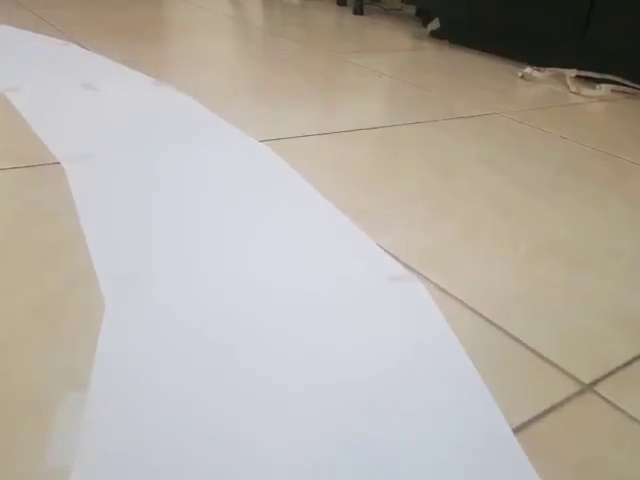
#> input picture frame 73 of lane_detect_test/vid1.mp4, 640 x 480 px
$ python test.py
#> lines starting #> are read from the running program, lines starting #| are printed output that depends on the picture; after the words box and inside, x2 and y2 are one past the last pixel; in counts of white or black regions, pixels touching at a corner belong together
import cv2
import numpy as np

def thresholding(img):
    imgHsv = cv2.cvtColor(img,cv2.COLOR_BGR2HSV)
    lowerWhite = np.array([80,0,0])
    upperWhite = np.array([255,160,255])
    maskWhite = cv2.inRange(imgHsv,lowerWhite,upperWhite)
    return maskWhite

def warpImg(img,points,w,h,inv = False):
    pts1 = np.float32(points)
    pts2 = np.float32([[0,0],[w,0],[0,h],[w,h]])
    if inv:
        matrix = cv2.getPerspectiveTransform(pts2, pts1)
    else:
        matrix = cv2.getPerspectiveTransform(pts1,pts2)
    imgWarp = cv2.warpPerspective(img,matrix,(w,h))
    return imgWarp

def nothing(a):
    pass

def initializeTrackbars(intialTracbarVals,wT=480, hT=240):
    cv2.namedWindow("Trackbars")
    cv2.resizeWindow("Trackbars", 360, 240)
    cv2.createTrackbar("Width Top", "Trackbars", intialTracbarVals[0],wT//2, nothing)
    cv2.createTrackbar("Height Top", "Trackbars", intialTracbarVals[1], hT, nothing)
    cv2.createTrackbar("Width Bottom", "Trackbars", intialTracbarVals[2],wT//2, nothing)
    cv2.createTrackbar("Height Bottom", "Trackbars", intialTracbarVals[3], hT, nothing)

def valTrackbars(wT=480, hT=240):
    widthTop = cv2.getTrackbarPos("Width Top", "Trackbars")
    heightTop = cv2.getTrackbarPos("Height Top", "Trackbars")
    widthBottom = cv2.getTrackbarPos("Width Bottom", "Trackbars")
    heightBottom = cv2.getTrackbarPos("Height Bottom", "Trackbars")
    points = np.float32([(widthTop, heightTop), (wT-widthTop, heightTop),
                      (widthBottom , heightBottom ), (wT-widthBottom, heightBottom)])
    return points

def drawPoints(img,points):
    for x in range(4):
        cv2.circle(img,(int(points[x][0]),int(points[x][1])),15,(0,0,255),cv2.FILLED)
    return img

def getHistogram(img, minPer=0.1, display=False, region=1):
    if region == 1:
        histValues = np.sum(img, axis=0)
    else:
        histValues = np.sum(img[img.shape[0] // region:, :], axis=0)

    # Get max and min intensity
    maxValue = np.max(histValues)
    minValue = minPer * maxValue

    # Get the x indices where the intensity is above the threshold
    indexArray = np.where(histValues >= minValue)
    basePoint = int(np.average(indexArray))  # This is the middle point of the lane

    # Prepare histogram image if display flag is True
    if display:
        imgHist = np.zeros((img.shape[0], img.shape[1], 3), np.uint8)
        for x, intensity in enumerate(histValues):
            # Ensure that the second coordinate (y) stays within the bounds of the image
            line_end_y = max(0, img.shape[0] - (intensity // 255 // region))
            cv2.line(imgHist, (x, img.shape[0]), (x, line_end_y), (255, 0, 255), 1)

        # Draw a circle at the base point for reference
        cv2.circle(imgHist, (basePoint, img.shape[0]), 20, (0, 255, 255), cv2.FILLED)

        return basePoint, imgHist

    return basePoint

def stackImages(scale,imgArray):
    rows = len(imgArray)
    cols = len(imgArray[0])
    rowsAvailable = isinstance(imgArray[0], list)
    width = imgArray[0][0].shape[1]
    height = imgArray[0][0].shape[0]
    if rowsAvailable:
        for x in range ( 0, rows):
            for y in range(0, cols):
                if imgArray[x][y].shape[:2] == imgArray[0][0].shape [:2]:
                    imgArray[x][y] = cv2.resize(imgArray[x][y], (0, 0), None, scale, scale)
                else:
                    imgArray[x][y] = cv2.resize(imgArray[x][y], (imgArray[0][0].shape[1], imgArray[0][0].shape[0]), None, scale, scale)
                if len(imgArray[x][y].shape) == 2: imgArray[x][y]= cv2.cvtColor( imgArray[x][y], cv2.COLOR_GRAY2BGR)
        imageBlank = np.zeros((height, width, 3), np.uint8)
        hor = [imageBlank]*rows
        hor_con = [imageBlank]*rows
        for x in range(0, rows):
            hor[x] = np.hstack(imgArray[x])
        ver = np.vstack(hor)
    else:
        for x in range(0, rows):
            if imgArray[x].shape[:2] == imgArray[0].shape[:2]:
                imgArray[x] = cv2.resize(imgArray[x], (0, 0), None, scale, scale)
            else:
                imgArray[x] = cv2.resize(imgArray[x], (imgArray[0].shape[1], imgArray[0].shape[0]), None,scale, scale)
            if len(imgArray[x].shape) == 2: imgArray[x] = cv2.cvtColor(imgArray[x], cv2.COLOR_GRAY2BGR)
        hor= np.hstack(imgArray)
        ver = hor
    return ver

def getLaneCurve(img, display):
    global lane_center

    imgCopy = img.copy()
    imgResult = img.copy()

    #### STEP 1: Thresholding the image
    imgThres = thresholding(img)

    #### STEP 2: Warp the image
    hT, wT, c = img.shape
    points = valTrackbars()
    imgWarp = warpImg(imgThres, points, wT, hT)
    imgWarpPoints = drawPoints(imgCopy, points)

    #### STEP 3: Get histogram data to determine the curve
    middlePoint, imgHist = getHistogram(imgWarp, display=True, minPer=0.5, region=4)
    curveAveragePoint, imgHist = getHistogram(imgWarp, display=True, minPer=0.9)
    curveRaw = curveAveragePoint - middlePoint

    #### STEP 4: Track and smooth the curve data
    curveList.append(curveRaw)
    if len(curveList) > avgVal:
        curveList.pop(0)
    curve = int(sum(curveList) / len(curveList))

    #### STEP 5: Display and debug information
    if display != 0:
        imgInvWarp = warpImg(imgWarp, points, wT, hT, inv=True)
        imgInvWarp = cv2.cvtColor(imgInvWarp, cv2.COLOR_GRAY2BGR)
        imgInvWarp[0:hT // 3, 0:wT] = 0, 0, 0

        imgLaneColor = np.zeros_like(img)
        imgLaneColor[:] = 0, 255, 0
        imgLaneColor = cv2.bitwise_and(imgInvWarp, imgLaneColor)

        row_y = 200  # Row of interest
        green_color = [0, 255, 0]  # Green color in BGR
        row_pixels = imgLaneColor[row_y, :, :]  # Extract the row 200 pixels (all columns, row 200)
        colored_pixels = np.where(np.all(row_pixels == green_color, axis=-1))[0]  # Find where the row pixels are equal to green color

        if len(colored_pixels) > 0:
            min_x = colored_pixels[0]  # First column with green color
            max_x = colored_pixels[-1]  # Last column with green color
            lane_center = (min_x + max_x) / 2.0  # Calculate the lane center

        else:
            print("No green pixels at row 200")

        imgResult = cv2.addWeighted(imgResult, 1, imgLaneColor, 1, 0)

        midY = 450
        cv2.line(imgResult, (wT // 2, midY), (wT // 2 + (curve * 3), midY), (255, 0, 255), 5)
        cv2.line(imgResult, ((wT // 2 + (curve * 3)), midY - 25), (wT // 2 + (curve * 3), midY + 25), (0, 255, 0), 5)
        for x in range(-30, 30):
            w = wT // 20
            cv2.line(imgResult, (w * x + int(curve // 50), midY - 10),
                     (w * x + int(curve // 50), midY + 10), (0, 0, 255), 2)

    #### NORMALIZATION: Ensure curve stays within expected range
    curve = curve / 100
    if curve > 1:
        curve = 1
    if curve < -1:
        curve = -1

    # Display the final result
    if display == 2:
        imgStacked = stackImages(0.7, ([img, imgWarpPoints, imgWarp],
                                             [imgHist, imgLaneColor, imgResult]))
        return imgStacked
    elif display == 1:
        steeringAdjustment = calculateSteeringAdjustment(curve)  # Renamed function
        offset = steeringAdjustment - lane_center

        # Display the offset text
        text = str(abs(offset)) + " Left" if offset < 0 else str(offset) + " Right"
        (text_width, text_height), baseline = cv2.getTextSize(text, cv2.FONT_ITALIC, 1.5, 3)
        x_pos = wT // 2 - text_width // 2
        cv2.putText(imgResult, text, (x_pos, 85), cv2.FONT_ITALIC, 1.5, (255, 0, 255), 3)

        # Draw the predicted vehicle position and lane center
        midY = 200  # Y-coordinate where the lane is potentially useful for calculations
        cv2.circle(imgResult, (int(steeringAdjustment), midY), 10, (0, 0, 255), -1)  # Red circle at predicted position
        cv2.circle(imgResult, (int(lane_center), midY), 10, (255, 0, 0), -1)  # Blue circle at Lane Center

        # Show the result
        cv2.imshow('Result', imgResult)

    return imgResult

# Renamed function to better reflect its role
def calculateSteeringAdjustment(curve):
    global lane_center
    # This calculation represents the optimal steering or predicted movement after compensating for the curve
    steeringAdjustment = lane_center + curve * 50  # Adjust the steering prediction based on curve
    return steeringAdjustment


curveList = []
avgVal = 10
lane_center = 120  # Center of the lane in the image (can be adjusted as per the lane position)
if __name__ == '__main__':
    cap = cv2.VideoCapture("lane_detect_test/vid1.mp4")
    initialTrackBarVals = [0, 80, 20, 255]
    initializeTrackbars(initialTrackBarVals)
    frameCounter = 0

    while True:
        frameCounter += 1
        if cap.get(cv2.CAP_PROP_FRAME_COUNT) == frameCounter:
            cap.set(cv2.CAP_PROP_POS_FRAMES, 0)
            frameCounter = 0

        success, img = cap.read()
#> img is the input picture: shape (480, 640, 3); mean B, G, R 167.4, 175.7, 181.8
        img = cv2.resize(img, (480, 240))
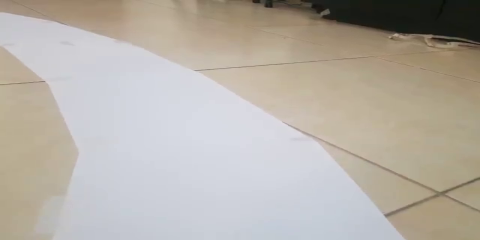
#> img: shape (240, 480, 3); mean B, G, R 167.4, 175.7, 181.9

        curve = getLaneCurve(img, 1)  # Get the curve of the lane
#> in thresholding, `imgHsv = cv2.cvtColor(img,cv2.COLOR_BGR2HSV)`: imgHsv: shape (240, 480, 3); mean H, S, V 60.4, 35.7, 186.3
#> in thresholding, `maskWhite = cv2.inRange(imgHsv,lowerWhite,upperWhite)`:
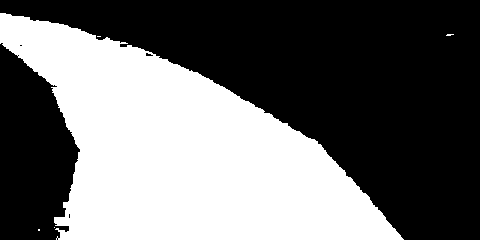
#> maskWhite: shape (240, 480); 42.3% white; 5 white regions (4 under 20 px), largest, box (x1, y1, x2, y2) and area: (0, 13, 404, 240) 48717
#> in warpImg, `imgWarp = cv2.warpPerspective(img,matrix,(w,h))`:
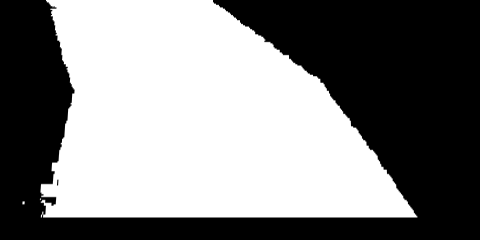
#> imgWarp: shape (240, 480); min 0, max 255, mean 131.1
#> in getHistogram, `histValues = np.sum(img[img.shape[0] // region:, :], axis=0)`: histValues = 480 values, max 40163 at index 75, min 0 at index 0, mean 25224.7
#> in getHistogram, `maxValue = np.max(histValues)`: maxValue = 40163
#> in getHistogram, `minValue = minPer * maxValue`: minValue = 20081.5
#> in getHistogram, `basePoint = int(np.average(indexArray))`: basePoint = 212
#> the loop in getHistogram, `for x, intensity in enumerate(histValues):` made 480 passes
#> (intensity, line_end_y) on passes 1 to 3: (0, 240), (0, 240), (0, 240)
#> in getHistogram, `cv2.circle(imgHist, (basePoint, img.shape[0]), 20, (0, 255, 255), cv2...`:
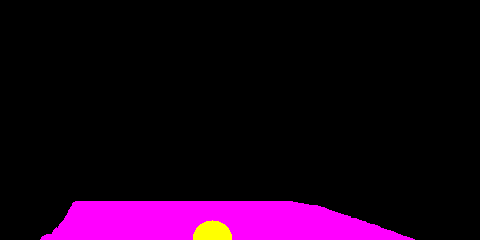
#> imgHist: shape (240, 480, 3); mean of channels 0, 1, 2 24.6, 1.3, 25.9; drawn as B, G, R
#> call 2 of getHistogram, with minPer = 0.9, display = True, region = 1
#> in getHistogram (call 2), `histValues = np.sum(img, axis=0)`: histValues = 480 values, max 55463 at index 75, min 0 at index 0, mean 31466.8
#> in getHistogram (call 2), `maxValue = np.max(histValues)`: maxValue = 55463
#> in getHistogram (call 2), `minValue = minPer * maxValue`: minValue = 49916.7
#> in getHistogram (call 2), `basePoint = int(np.average(indexArray))`: basePoint = 155
#> the loop in getHistogram (call 2), `for x, intensity in enumerate(histValues):` made 480 passes
#> in getHistogram (call 2), `cv2.circle(imgHist, (basePoint, img.shape[0]), 20, (0, 255, 255), cv2...`:
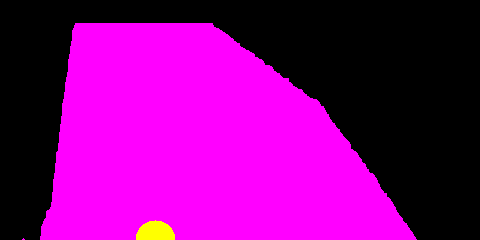
#> imgHist: shape (240, 480, 3); mean of channels 0, 1, 2 129.3, 1.3, 130.7; drawn as B, G, R
#> in getLaneCurve, `curveRaw = curveAveragePoint - middlePoint`: curveRaw = -57
#> in getLaneCurve, `imgLaneColor = cv2.bitwise_and(imgInvWarp, imgLaneColor)`:
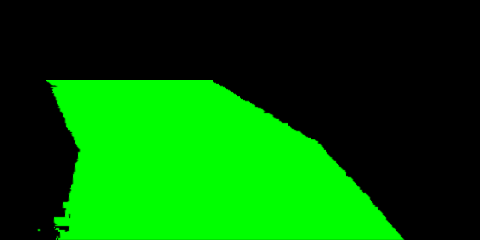
#> imgLaneColor: shape (240, 480, 3); mean B, G, R 0, 91.3, 0
#> in getLaneCurve, `row_pixels = imgLaneColor[row_y, :, :]`: row_pixels = 480 rows, first 8: [0, 0, 0], [0, 0, 0], [0, 0, 0], [0, 0, 0], [0, 0, 0], [0, 0, 0], [0, 0, 0], [0, 0, 0]
#> in getLaneCurve, `colored_pixels = np.where(np.all(row_pixels == green_color, axis=-1))[0]`: colored_pixels = 300 values from 70 to 369
#> in getLaneCurve, `min_x = colored_pixels[0]`: min_x = 70
#> in getLaneCurve, `max_x = colored_pixels[-1]`: max_x = 369
#> in getLaneCurve, `lane_center = (min_x + max_x) / 2.0`: lane_center = 219.5
#> in getLaneCurve, `curve = curve / 100`: curve = -0.57
#> in calculateSteeringAdjustment, `steeringAdjustment = lane_center + curve * 50`: steeringAdjustment = 191
#> in getLaneCurve, `offset = steeringAdjustment - lane_center`: offset = -28.5
#> in getLaneCurve, `text = str(abs(offset)) + " Left" if offset < 0 else str(offset) + " R..`: text = '28.5 Left'
#> in getLaneCurve, `(text_width, text_height), baseline = cv2.getTextSize(text, cv2.FONT_I..`: text_width = 220; text_height = 34; baseline = 15
#> in getLaneCurve, `x_pos = wT // 2 - text_width // 2`: x_pos = 130
#> in getLaneCurve, `cv2.circle(imgResult, (int(lane_center), midY), 10, (255, 0, 0), -1)`:
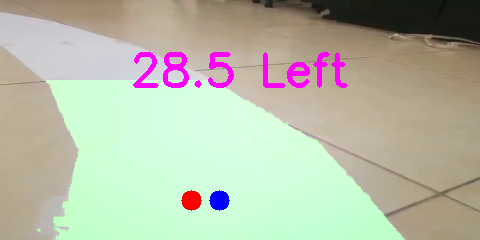
#> imgResult: shape (240, 480, 3); mean B, G, R 168.5, 186.9, 182.7

        cv2.waitKey(1)

$ run again, starting later in the video
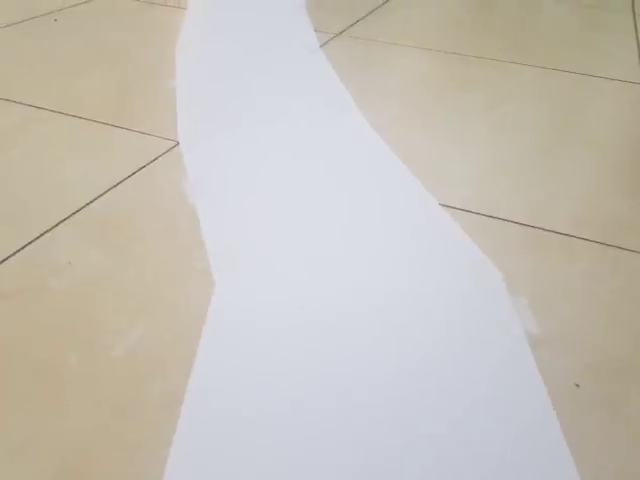
#> input picture frame 329 of lane_detect_test/vid1.mp4, 640 x 480 px
#> img is the input picture: shape (480, 640, 3); mean B, G, R 184.2, 192.9, 198.1
#> imgHsv: shape (240, 480, 3); mean H, S, V 59.1, 30.5, 202.7
#> maskWhite: shape (240, 480); 41.3% white; 1 white region, box (x1, y1, x2, y2) and area: (123, 0, 435, 240) 47612
#> in getHistogram, `histValues = np.sum(img[img.shape[0] // region:, :], axis=0)`: histValues = 480 values, max 40163 at index 159, min 0 at index 0, mean 22843.9
#> maxValue = 40163
#> minValue = 20081.5
#> basePoint = 275
#> in getHistogram (call 2), `histValues = np.sum(img, axis=0)`: histValues = 480 values, max 55463 at index 159, min 0 at index 0, mean 28799
#> maxValue = 55463
#> minValue = 49916.7
#> basePoint = 239
#> in getHistogram (call 2), `cv2.circle(imgHist, (basePoint, img.shape[0]), 20, (0, 255, 255), cv2...`:
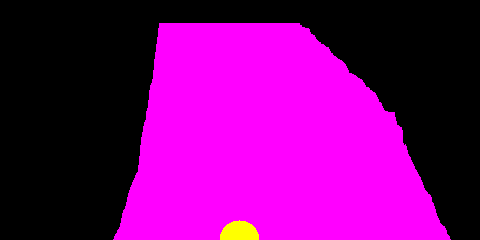
#> imgHist: shape (240, 480, 3); mean of channels 0, 1, 2 118.3, 1.3, 119.6; drawn as B, G, R
#> curveRaw = -36
#> row_pixels = 480 rows, first 8: [0, 0, 0], [0, 0, 0], [0, 0, 0], [0, 0, 0], [0, 0, 0], [0, 0, 0], [0, 0, 0], [0, 0, 0]
#> colored_pixels = 273 values from 139 to 411
#> min_x = 139
#> max_x = 411
#> lane_center = 275
#> in getLaneCurve, `curve = curve / 100`: curve = -0.36
#> in calculateSteeringAdjustment, `steeringAdjustment = lane_center + curve * 50`: steeringAdjustment = 257
#> offset = -18
#> text = '18.0 Left'
#> text_width = 220; text_height = 34; baseline = 15
#> x_pos = 130
#> in getLaneCurve, `cv2.circle(imgResult, (int(lane_center), midY), 10, (255, 0, 0), -1)`:
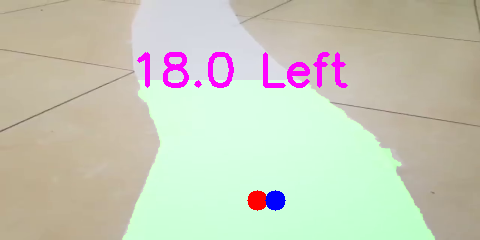
#> imgResult: shape (240, 480, 3); mean B, G, R 184.5, 201.5, 198.5

$ run again, starting later in the video
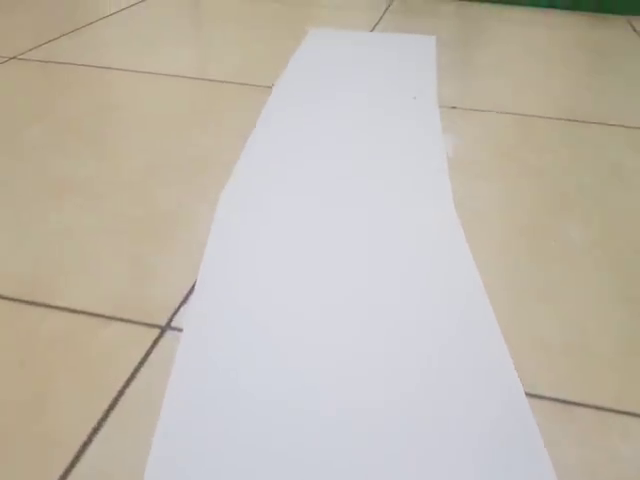
#> input picture frame 586 of lane_detect_test/vid1.mp4, 640 x 480 px
#> img is the input picture: shape (480, 640, 3); mean B, G, R 174.5, 185.8, 192.9
#> imgHsv: shape (240, 480, 3); mean H, S, V 58.2, 34.5, 196.3
#> maskWhite: shape (240, 480); 39% white; 2 white regions (1 under 20 px), largest, box (x1, y1, x2, y2) and area: (109, 16, 418, 240) 44883
#> in getHistogram, `histValues = np.sum(img[img.shape[0] // region:, :], axis=0)`: histValues = 480 values, max 40163 at index 153, min 0 at index 0, mean 22698.2
#> maxValue = 40163
#> minValue = 20081.5
#> basePoint = 257
#> in getHistogram (call 2), `histValues = np.sum(img, axis=0)`: histValues = 480 values, max 55463 at index 181, min 0 at index 0, mean 28344
#> maxValue = 55463
#> minValue = 49916.7
#> basePoint = 254
#> in getHistogram (call 2), `cv2.circle(imgHist, (basePoint, img.shape[0]), 20, (0, 255, 255), cv2...`:
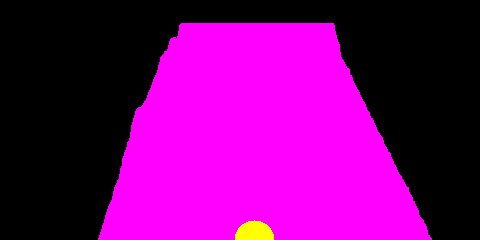
#> imgHist: shape (240, 480, 3); mean of channels 0, 1, 2 116.4, 1.3, 117.7; drawn as B, G, R
#> curveRaw = -3
#> row_pixels = 480 rows, first 8: [0, 0, 0], [0, 0, 0], [0, 0, 0], [0, 0, 0], [0, 0, 0], [0, 0, 0], [0, 0, 0], [0, 0, 0]
#> colored_pixels = 271 values from 124 to 394
#> min_x = 124
#> max_x = 394
#> lane_center = 259
#> in getLaneCurve, `curve = curve / 100`: curve = -0.03
#> in calculateSteeringAdjustment, `steeringAdjustment = lane_center + curve * 50`: steeringAdjustment = 257.5
#> offset = -1.5
#> text = '1.5 Left'
#> text_width = 190; text_height = 34; baseline = 15
#> x_pos = 145
#> in getLaneCurve, `cv2.circle(imgResult, (int(lane_center), midY), 10, (255, 0, 0), -1)`:
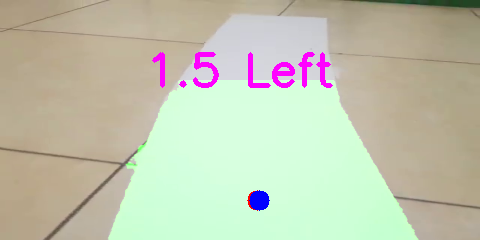
#> imgResult: shape (240, 480, 3); mean B, G, R 175.2, 196.2, 193.1
